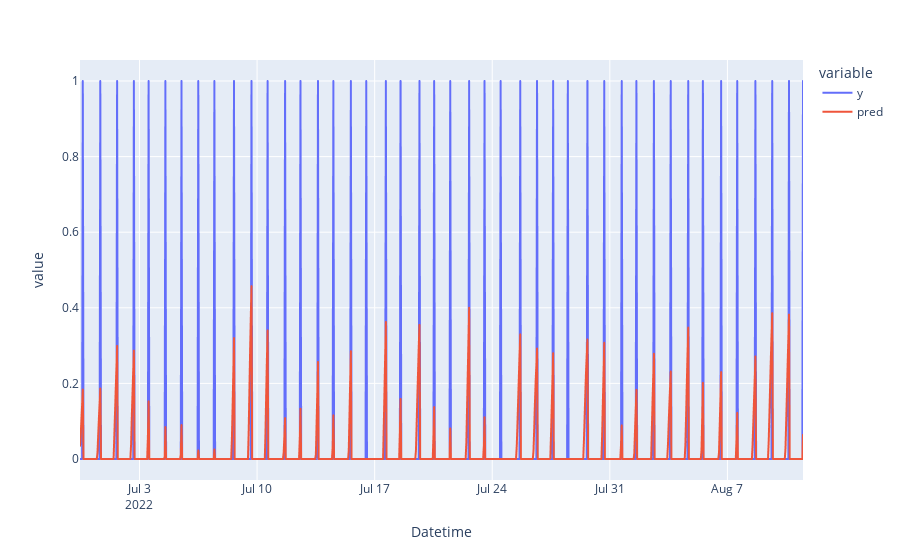

Notebook cell for this chart:
### Markdown cell above
## plots

### Code cell
pd.DataFrame({'y':y.flatten(),'pred':ypred.flatten()},
             index=pred.index) \
                 .plot()

### Figure 1 — Plotly figure (JSON) as saved in the notebook; plotly's stock layout.template omitted (floating-point values rounded to 4 significant figures; data arrays with more than 128 entries replaced by an {"elided": "..."} marker saying what was removed)
{"data": [{"hovertemplate": "variable=y<br>Datetime=%{x}<br>value=%{y}<extra></extra>", "legendgroup": "y", "line": {"color": "#636efa", "dash": "solid"}, "marker": {"symbol": "circle"}, "mode": "lines", "name": "y", "showlegend": true, "type": "scattergl", "x": {"elided": "1034 str values"}, "xaxis": "x", "y": {"elided": "1034 int values"}, "yaxis": "y"}, {"hovertemplate": "variable=pred<br>Datetime=%{x}<br>value=%{y}<extra></extra>", "legendgroup": "pred", "line": {"color": "#EF553B", "dash": "solid"}, "marker": {"symbol": "circle"}, "mode": "lines", "name": "pred", "showlegend": true, "type": "scattergl", "x": {"elided": "1034 str values"}, "xaxis": "x", "y": {"elided": "1034 float values"}, "yaxis": "y"}], "layout": {"legend": {"title": {"text": "variable"}, "tracegroupgap": 0}, "margin": {"t": 60}, "xaxis": {"anchor": "y", "domain": [0, 1], "title": {"text": "Datetime"}}, "yaxis": {"anchor": "x", "domain": [0, 1], "title": {"text": "value"}}}}
